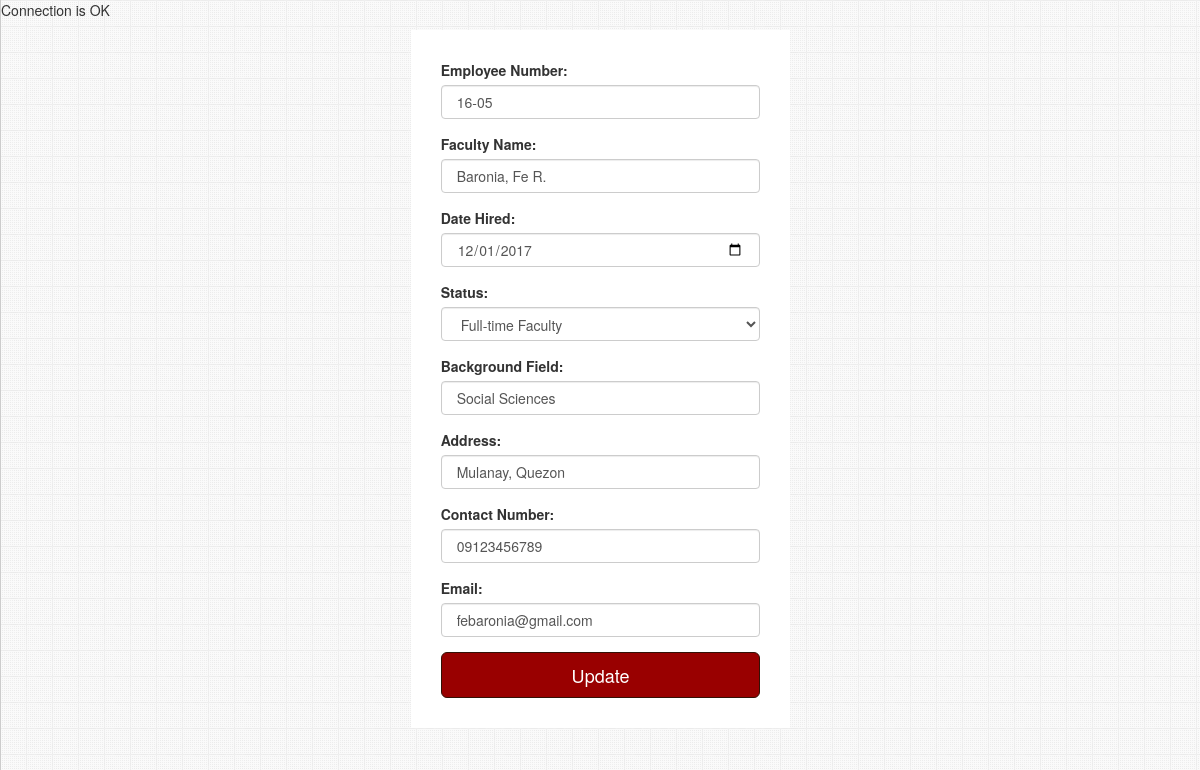
The page /edit_faculty.php?ID=21 on the database its author committed.
### tables this page shows
CREATE TABLE `faculty_tbl` (
  `ID` int(11) NOT NULL,
  `emp_number` varchar(50) NOT NULL,
  `fname` varchar(255) NOT NULL,
  `date_hired` varchar(100) NOT NULL,
  `status` varchar(100) NOT NULL,
  `background_field` varchar(100) NOT NULL,
  `address` varchar(100) NOT NULL,
  `contact_no` varchar(11) NOT NULL,
  `user_email` varchar(50) NOT NULL,
  `user_pass` varchar(255) NOT NULL
);

### edit_faculty.php (the view, shortened to what this page needs)
<?php
include('db_connect.php');?>
<?php
$ID = $_GET['ID'];
$result = mysqli_query($con, "SELECT * FROM faculty_tbl WHERE ID='$ID'");
while($row = mysqli_fetch_array($result))
{
    $emp_number = $row['emp_number'];
    $fname = $row['fname'];
    $date_hired= $row['date_hired'];
	$status = $row['status'];
	$background_field = $row['background_field'];
	$address = $row['address'];
	$contact_no = $row['contact_no'];
	$user_email = $row['user_email'];
}
?>
<html>
<head>
  <link type="text/css" rel="stylesheet" href="css/bootstrap.min.css">
  <link type="text/css" rel="stylesheet" href="css/font-awesome.css">
  <link type="text/css" rel="stylesheet" href="css/style.css">
</head>
<body>
 <div class="row">
 <div class="col-md-4 col-md-offset-4">
    <form name="form1" method="post" action="edit_faculty.php">
<div class="cont_edit">
<div class="form-group">
  <label for="usr">Employee Number:</label>
  <input type="text" class="form-control" id="usr" name="emp_number" value="<?php echo $emp_number;?>" required>
</div>
<div class="form-group">
  <label for="usr">Faculty Name:</label>
  <input type="text" class="form-control" id="usr" name="fname" value="<?php echo $fname;?>"required>
</div>
<div class="form-group">
  <label for="usr">Date Hired:</label>
  <input type="date" class="form-control" id="usr" name="date_hired" value="<?php echo $date_hired;?>"required>
</div>
<div class="form-group">
  <label for="status">Status:</label>
  <select id="status" name="status" class="form-control">
						<option value="<?php echo $status;?>"><?php echo $status;?></option>
						</select>
</div>
<div class="form-group">
  <label for="usr">Background Field:</label>
  <input type="text" class="form-control" id="usr" name="background_field" value="<?php echo $background_field;?>"required>
</div>
<div class="form-group">
  <label for="usr">Address:</label>
  <input type="text" class="form-control" id="usr" name="address" value="<?php echo $address;?>"required>
</div>
<div class="form-group">
  <label for="usr">Contact Number:</label>
  <input type="text" class="form-control" id="usr" name="contact_no" value="<?php echo $contact_no;?>"required>
</div>
<div class="form-group">
  <label for="usr">Email:</label>
  <input type="email" class="form-control" id="usr" name="user_email" value="<?php echo $user_email;?>"required>
</div>
                <input class="btn btn-lg btn-success btn-block" type="submit" value="Update" name="update" >
</div>
</form>
</div>
</div>
</body>
</html>

### css/style.css (style rules this page uses)
body { background-image: url(../images/main-back.png); position: relative; margin-left:0px; margin-right: 0px; width: auto; background: #eee url(../images/main-back.png) repeat; border-left: 1px solid #ccc; z-index: 50; min-height: 400px; }
.cont_edit { background-color: #fff; padding: 30px; }

### edit_faculty.php (style rules this page uses)
.row { margin-top: 0px; }

### rows shown on the page
faculty_tbl: emp_number "16-05", fname "Baronia, Fe R.", date_hired "12/01/2017", status "Full-time Faculty", background_field "Social Sciences", address "Mulanay, Quezon", contact_no "09123456789", user_email "febaronia@gmail.com"
